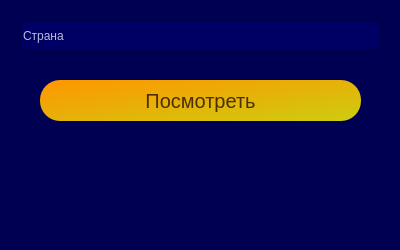
<?xml version="1.0" encoding="UTF-8"?>
<ui version="4.0">
 <class>Form</class>
 <widget class="QWidget" name="Form">
  <property name="geometry">
   <rect>
    <x>0</x>
    <y>0</y>
    <width>400</width>
    <height>250</height>
   </rect>
  </property>
  <property name="windowTitle">
   <string>Form</string>
  </property>
  <property name="styleSheet">
   <string notr="true">background-color: rgb(0, 0, 83)</string>
  </property>
  <widget class="QLabel" name="label">
   <property name="geometry">
    <rect>
     <x>20</x>
     <y>140</y>
     <width>361</width>
     <height>91</height>
    </rect>
   </property>
   <property name="styleSheet">
    <string notr="true">backgraund-color: rgb(0, 0, 110);
color: #bbbbdb;</string>
   </property>
   <property name="text">
    <string/>
   </property>
  </widget>
  <widget class="QPushButton" name="pushButton">
   <property name="geometry">
    <rect>
     <x>40</x>
     <y>80</y>
     <width>321</width>
     <height>41</height>
    </rect>
   </property>
   <property name="styleSheet">
    <string notr="true">background-color:qlineargradient(spread:pad, x1:0, y1:0, x2:1, y2:1, stop:0 rgba(255, 150, 0, 255), stop:1 rgba(255, 255, 0, 205));
border-radius: 20px;
color: rgb(75, 48, 1);
font-size: 20px;</string>
   </property>
   <property name="text">
    <string>Посмотреть</string>
   </property>
  </widget>
  <widget class="QLineEdit" name="lineEdit">
   <property name="geometry">
    <rect>
     <x>20</x>
     <y>20</y>
     <width>361</width>
     <height>31</height>
    </rect>
   </property>
   <property name="styleSheet">
    <string notr="true">color: #bbbbdb;
background-color:  rgb(0, 0, 100)</string>
   </property>
   <property name="text">
    <string>Страна</string>
   </property>
  </widget>
 </widget>
 <resources/>
 <connections/>
</ui>
